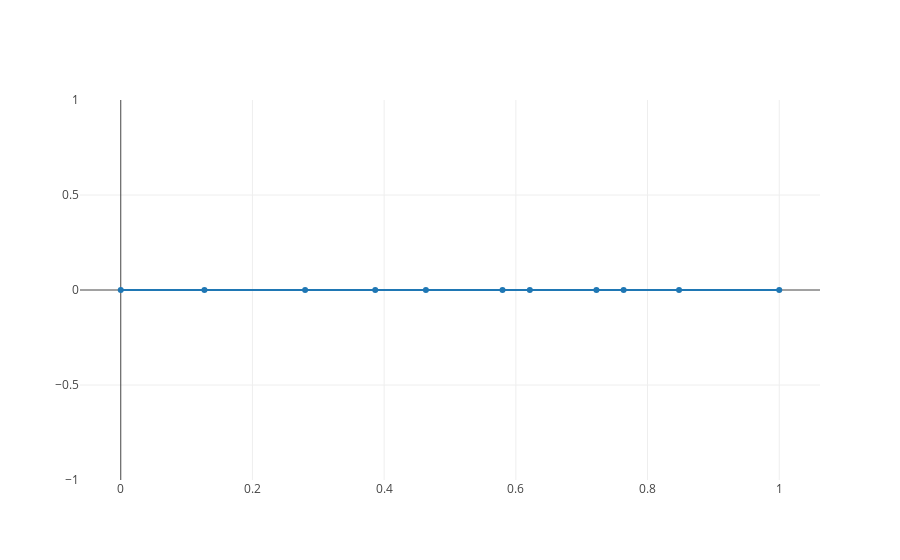

This figure's notebook cell:
### Markdown cell above
The domain $\Omega = [0, 1]$, which we discretize with $n$ segments (or elements) $s_i$

### Code cell
#domain
omega = np.array([0, 1])

#number of bases and elements
n_elements = 10
n_bases = n_elements + 1

#segments
s = np.linspace(omega[0], omega[1], num=n_elements+1)
s = np.cumsum(np.random.rand(n_elements+1))
s = (s-s[0])/(s[-1]-s[0])


#plot
fig = go.Figure(data=[go.Scatter(x=s, y=np.zeros(s.shape), mode='lines+markers')])
plotly.iplot(fig)

### Figure 1 — Plotly figure (JSON) as saved in the notebook; plotly's stock layout.template omitted (floating-point values rounded to 4 significant figures)
{"data": [{"mode": "lines+markers", "type": "scatter", "uid": "282e7b70-a284-485f-909b-6c30f6b7cd8f", "x": [0, 0.1271, 0.28, 0.3865, 0.4634, 0.5798, 0.6212, 0.7223, 0.7637, 0.8478, 1], "y": [0, 0, 0, 0, 0, 0, 0, 0, 0, 0, 0]}], "layout": {}}
